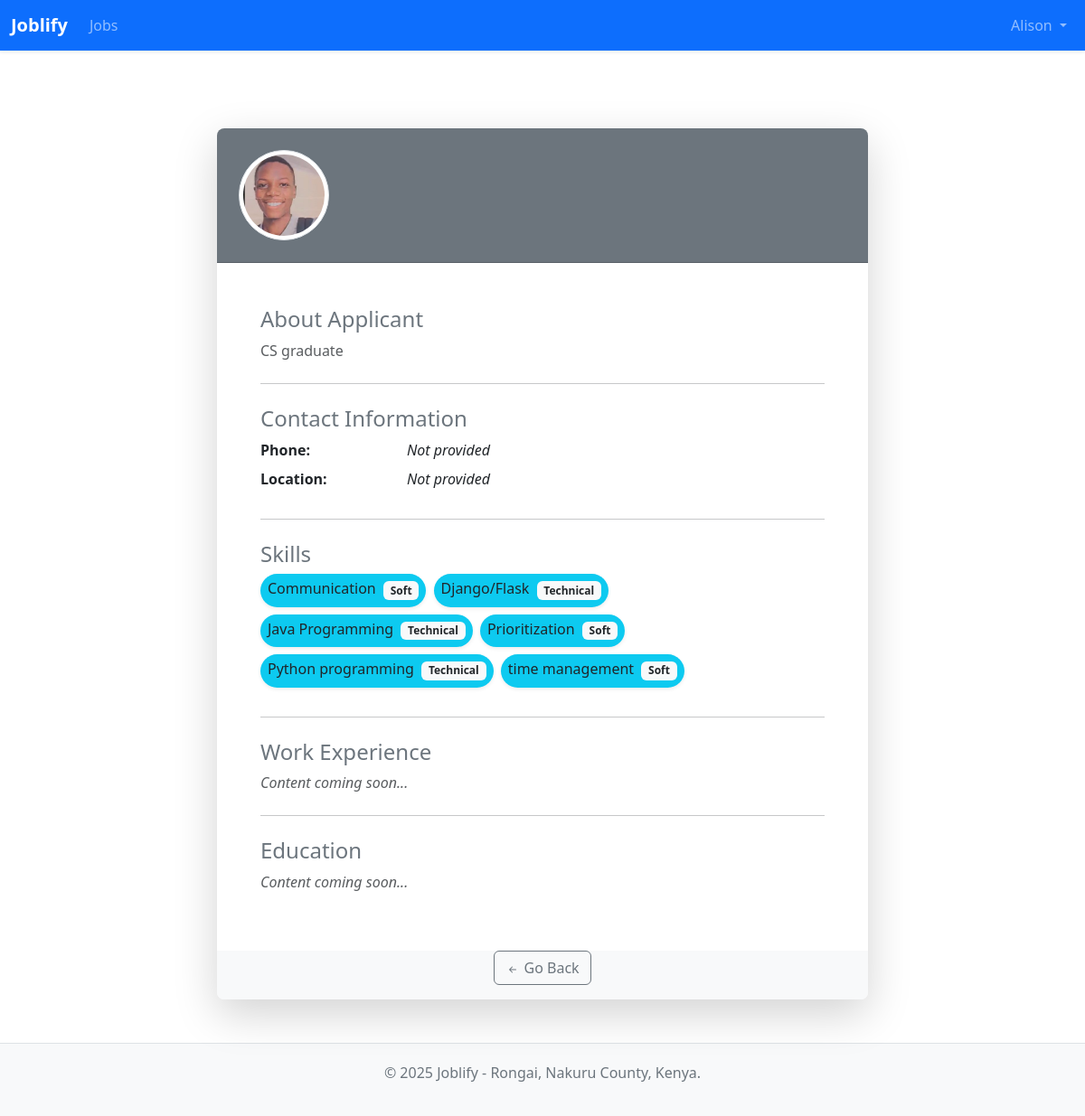
/profiles/applicant/3/ (signed in), run on the app's committed database.
### profiles/models.py (models this page shows, shortened)
class UserProfile(models.Model):
    EXPERIENCE_LEVEL_CHOICES = [
        ('entry', 'Entry-Level'),
        ('mid', 'Mid-Level'),
        ('senior', 'Senior'),
    ]
    user = models.OneToOneField(User, on_delete=models.CASCADE, related_name='profile') # Link to Django's User model
    bio = models.TextField(blank=True, null=True) # A short biography or summary
    profile_picture = models.ImageField(upload_to='profile_pics/', blank=True, null=True) # For user's photo
    skills = models.ManyToManyField(Skill, blank=True) # Many users can have many skills
    phone_number = models.CharField(max_length=20, blank=True, null=True) # Optional phone number
    location = models.CharField(max_length=100, blank=True, null=True) # e.g., "Nairobi", "Nakuru"
    experience_level = models.CharField(
        max_length=10,
        choices=EXPERIENCE_LEVEL_CHOICES,
        null=True,  # Important: Allows existing profiles to have no value
        blank=True  # Important: Makes the field optional in forms
    )

class Skill(models.Model):
    SKILL_TYPE_CHOICES = [
        ('technical', 'Technical'),
        ('soft', 'Soft'),
    ]
    name = models.CharField(max_length=100, unique=True) # e.g., "Python", "Communication"
    skill_type = models.CharField(
        max_length=10,
        choices=SKILL_TYPE_CHOICES,
        default='technical',
    )
    description = models.TextField(blank=True, null=True)
    class Meta:
        ordering = ['name'] # Orders skills alphabetically by name by default

### profiles/views.py (the view)
# urls.py: path('applicant/<int:pk>/', views.applicant_profile_detail, name='applicant_profile_display'),
@login_required
def applicant_profile_detail(request, pk):
    profile = get_object_or_404(UserProfile, pk=pk)
    return render(request, 'profiles/applicant_profile_display.html', {'profile': profile})

### profiles/templates/profiles/applicant_profile_display.html (shortened to what this page needs)
{% extends "jobs/base.html" %}
{% load i18n %}
{% block content %}
<div class="container py-5">
    <div class="row justify-content-center">
        <div class="col-lg-10 col-xl-8">
            <div class="card shadow-lg border-0 rounded-3 overflow-hidden">
                <div class="card-header bg-secondary text-white p-4">
                    <div class="d-flex align-items-center">
                        {% if profile.profile_picture %}
                            <img src="{{ profile.profile_picture.url }}" alt="{{ viewed_user.username }}'s profile picture" class="img-thumbnail rounded-circle me-3" style="width: 100px; height: 100px; object-fit: cover;">
                        {% endif %}
                    </div>
                </div>
                <div class="card-body p-4 p-sm-5">
                    {% if profile.bio %}
                        <section class="mb-4">
                            <h4 class="text-secondary fw-normal">{% translate "About Applicant" %}</h4>
                            <p class="text-muted" style="white-space: pre-wrap;">{{ profile.bio }}</p>
                        </section>
                    {% else %}
                         <section class="mb-4">
                            <h4 class="text-secondary fw-normal">{% translate "About Applicant" %}</h4>
                            <p class="text-muted"><em>{% translate "No bio provided by the applicant." %}</em></p>
                        </section>
                    {% endif %}
                    <hr class="my-4">
                    <section class="mb-4">
                        <h4 class="text-secondary fw-normal">{% translate "Contact Information" %}</h4>
                        <dl class="row">
                            <dt class="col-sm-3">{% translate "Phone" %}:</dt>
                            <dd class="col-sm-9">{{ profile.phone_number|default:"<em>Not provided</em>" }}</dd>
                            <dt class="col-sm-3">{% translate "Location" %}:</dt>
                            <dd class="col-sm-9">{{ profile.location|default:"<em>Not provided</em>" }}</dd>
                        </dl>
                    </section>
                    <hr class="my-4">
                    <section>
                        <h4 class="text-secondary fw-normal">{% translate "Skills" %}</h4>
                        {% if profile.skills.all %}
                            <div>
                                {% for skill in profile.skills.all %}
                                    <span class="badge rounded-pill bg-info text-dark fw-normal fs-6 me-1 mb-2 p-2 shadow-sm">
                                        {{ skill.name }}
                                        <span class="badge bg-light text-dark ms-1">{{ skill.get_skill_type_display }}</span>
                                    </span>
                                {% endfor %}
                            </div>
                        {% else %}
                            <p class="text-muted"><em>{% translate "No skills listed by the applicant." %}</em></p>
                        {% endif %}
                    </section>
                    <hr class="my-4">
                    <section class="mb-4">
                        <h4 class="text-secondary fw-normal">{% translate "Work Experience" %}</h4>
                        <p class="text-muted"><em>Content coming soon...</em></p>
                    </section>
                    <hr class="my-4">
                    <section>
                        <h4 class="text-secondary fw-normal">{% translate "Education" %}</h4>
                        <p class="text-muted"><em>Content coming soon...</em></p>
                    </section>
                </div>
                <div class="card-footer text-center bg-light border-top-0 pt-0 pb-3">
                    <a href="javascript:history.back()" class="btn btn-outline-secondary">
                        <svg xmlns="http://www.w3.org/2000/svg" width="16" height="16" fill="currentColor" class="bi bi-arrow-left-short" viewBox="0 0 16 16">
                          <path fill-rule="evenodd" d="M12 8a.5.5 0 0 1-.5.5H5.707l2.147 2.146a.5.5 0 0 1-.708.708l-3-3a.5.5 0 0 1 0-.708l3-3a.5.5 0 1 1 .708.708L5.707 7.5H11.5a.5.5 0 0 1 .5.5z"/>
                        </svg>
                        {% translate "Go Back" %}
                    </a>
                </div>
            </div>
        </div>
    </div>
</div>
{% endblock %}

### jobs/templates/jobs/base.html (shortened to what this page needs)
<!DOCTYPE html>
<html lang="en">
<head>
    <link href="https://cdn.jsdelivr.net/npm/bootstrap@5.3.2/dist/css/bootstrap.min.css" rel="stylesheet">
</head>
<body>
    <nav class="navbar navbar-expand-lg navbar-dark bg-primary fixed-top shadow-sm">
        <div class="container-fluid">
            <a class="navbar-brand fw-bold" href="{% url 'home' %}">Joblify</a>
            <div class="collapse navbar-collapse" id="navbarNavDropdown">
                <ul class="navbar-nav me-auto mb-2 mb-lg-0">
                    <li class="nav-item">
                        <a class="nav-link {% if request.resolver_match.url_name == 'job_list' %}active{% endif %}" aria-current="page" href="{% url 'jobs:job_list' %}">Jobs</a>
                    </li>
                </ul>
                <ul class="navbar-nav">
                    {% if user.is_authenticated %}
                    <li class="nav-item dropdown">
                        <a class="nav-link dropdown-toggle" href="#" id="navbarUserDropdown" role="button" data-bs-toggle="dropdown" aria-expanded="false">
                            {{ user.username }}
                        </a>
                    </li>
                    {% endif %}
                </ul>
            </div>
        </div>
    </nav>
    <main class="main-content container mt-4">
        {% block content %}
        {% endblock %}
    </main>
    <footer class="mt-auto">
        <p>&copy; {% now "Y" %} Joblify - Rongai, Nakuru County, Kenya.</p>
    </footer>
</body>
</html>

### jobs/templates/jobs/base.html (style rules this page uses)
body { padding-top: 70px; display: flex; flex-direction: column; min-height: 100vh; }
.main-content { flex-grow: 1; }
footer { text-align:center; padding: 20px 0; color: #6c757d; background-color: #f8f9fa; border-top: 1px solid #dee2e6; }

### data on the page
UserProfile: profile_picture (picture), bio "CS graduate", phone_number "Not provided", location "Not provided"
Skill: name "Communication", skill_type "Soft"
Skill: name "Django/Flask", skill_type "Technical"
Skill: name "Java Programming", skill_type "Technical"
Skill: name "Prioritization", skill_type "Soft"
Skill: name "Python programming", skill_type "Technical"
Skill: name "time management", skill_type "Soft"

### other printed values
{{ user.username }} "Alison"
